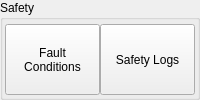
              <widget class="QWidget" name="widget_16" native="true">
               <property name="maximumSize">
                <size>
                 <width>250</width>
                 <height>16777215</height>
                </size>
               </property>
               <layout class="QHBoxLayout" name="horizontalLayout_26">
                <property name="spacing">
                 <number>6</number>
                </property>
                <property name="leftMargin">
                 <number>0</number>
                </property>
                <property name="topMargin">
                 <number>0</number>
                </property>
                <property name="rightMargin">
                 <number>0</number>
                </property>
                <property name="bottomMargin">
                 <number>0</number>
                </property>
                <item>
                 <widget class="QGroupBox" name="groupBox">
                  <property name="title">
                   <string>Safety</string>
                  </property>
                  <layout class="QHBoxLayout" name="horizontalLayout_20">
                   <property name="spacing">
                    <number>0</number>
                   </property>
                   <property name="leftMargin">
                    <number>2</number>
                   </property>
                   <property name="topMargin">
                    <number>4</number>
                   </property>
                   <property name="rightMargin">
                    <number>2</number>
                   </property>
                   <property name="bottomMargin">
                    <number>2</number>
                   </property>
                   <item>
                    <widget class="QToolButton" name="toolButton_3">
                     <property name="sizePolicy">
                      <sizepolicy hsizetype="Preferred" vsizetype="Preferred">
                       <horstretch>0</horstretch>
                       <verstretch>0</verstretch>
                      </sizepolicy>
                     </property>
                     <property name="minimumSize">
                      <size>
                       <width>77</width>
                       <height>32</height>
                      </size>
                     </property>
                     <property name="text">
                      <string>Fault
Conditions</string>
                     </property>
                     <property name="icon">
                      <iconset resource="resources.qrc">
                       <normaloff>:/icons/icons8-close-48.png</normaloff>:/icons/icons8-close-48.png</iconset>
                     </property>
                     <property name="iconSize">
                      <size>
                       <width>48</width>
                       <height>28</height>
                      </size>
                     </property>
                     <property name="toolButtonStyle">
                      <enum>Qt::ToolButtonStyle::ToolButtonTextUnderIcon</enum>
                     </property>
                    </widget>
                   </item>
                   <item>
                    <widget class="QToolButton" name="toolButton_4">
                     <property name="sizePolicy">
                      <sizepolicy hsizetype="Preferred" vsizetype="Preferred">
                       <horstretch>0</horstretch>
                       <verstretch>0</verstretch>
                      </sizepolicy>
                     </property>
                     <property name="minimumSize">
                      <size>
                       <width>77</width>
                       <height>32</height>
                      </size>
                     </property>
                     <property name="text">
                      <string>Safety Logs</string>
                     </property>
                     <property name="icon">
                      <iconset resource="resources.qrc">
                       <normaloff>:/icons/icons8-edit-property-48.png</normaloff>:/icons/icons8-edit-property-48.png</iconset>
                     </property>
                     <property name="iconSize">
                      <size>
                       <width>47</width>
                       <height>38</height>
                      </size>
                     </property>
                     <property name="toolButtonStyle">
                      <enum>Qt::ToolButtonStyle::ToolButtonTextUnderIcon</enum>
                     </property>
                    </widget>
                   </item>
                  </layout>
                 </widget>
                </item>
               </layout>
              </widget>
